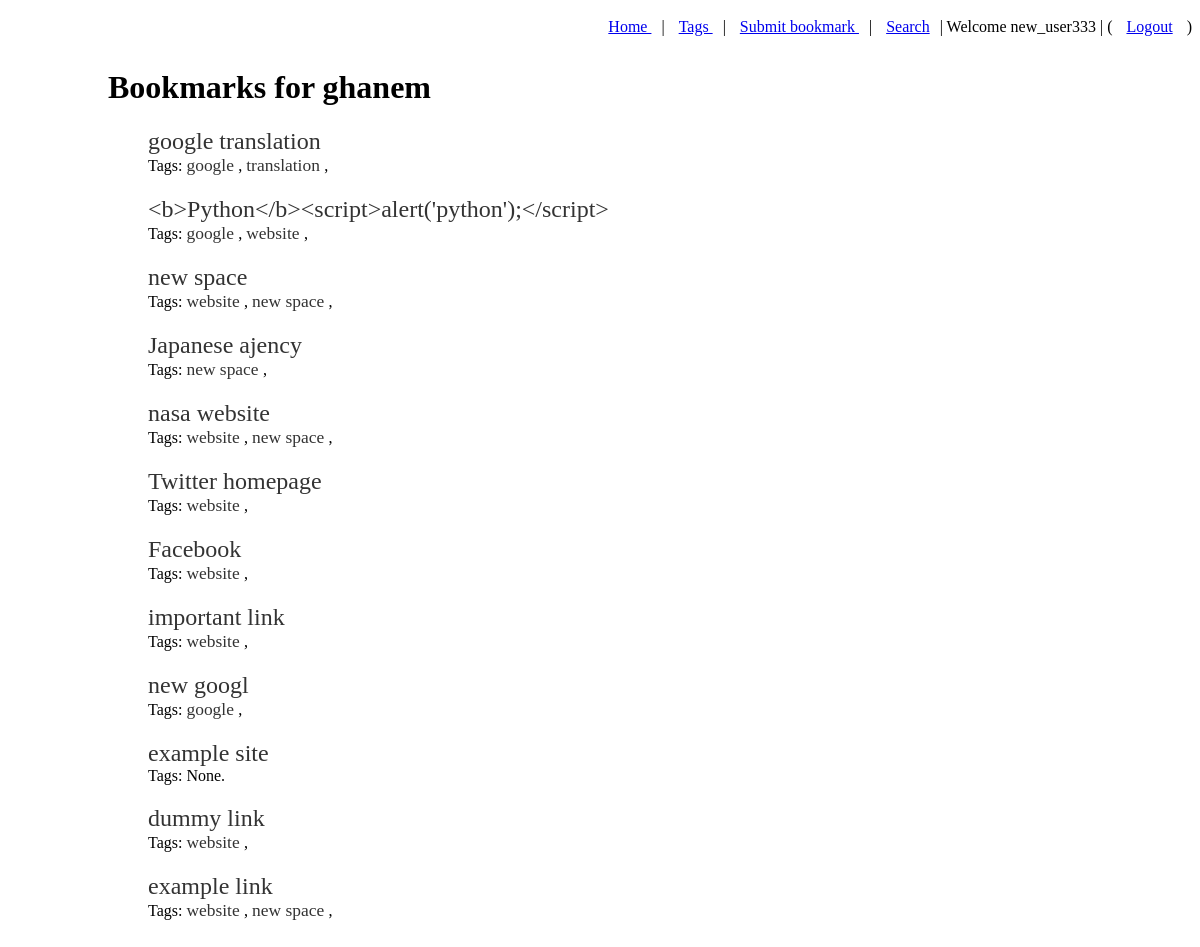
/user/ghanem/ (signed in), run on the app's committed database.
### bookmarks/models.py (models this page shows, shortened)
class Bookmark(models.Model):
    user = models.ForeignKey(User, related_name='bookmarks')
    link = models.ForeignKey(Link, related_name='link')
    title = models.CharField(max_length=200)

class Tag(models.Model):
    name = models.CharField(max_length = 64, unique = True)
    bookmarks = models.ManyToManyField(Bookmark, related_name='tags')

### bookmarks/views.py (the view)
# urls.py: url(r'^user/(\w+)/$', views.user_page, name='user_page'),
def user_page(request, username):
    user = get_object_or_404(User, username=username)
    bookmarks = user.bookmarks.order_by('-id')
    context = {
        'username':username,
        'bookmarks':bookmarks,
        'show_tags':True
    }
    return render(request,'bookmarks/user_page.html', context)

### bookmarks/templates/bookmarks/user_page.html (shortened to what this page needs)
{% extends "base.html" %}
{% block head %}
    Bookmarks for {{username}}
{% endblock head %}
{% block content %}
{% include "bookmarks/bookmark_list.html" %}
{% endblock content %}

### templates/base.html (shortened to what this page needs)
{% load staticfiles %}
<!DOCTYPE html>
<html lang="en">
<head>
    <link rel="stylesheet" href="{% static 'css/main.css' %}">
</head>
<body>
    <div id="nav">
        <a href="{% url 'home' %}">Home </a><span>|</span>
        <a href="{% url 'tags_page' %}">Tags </a><span>|</span>
        {% if user.is_authenticated %}
        <a href="{% url 'save' %}">Submit bookmark </a><span>|</span>
        <a href="{% url 'search_page' %}">Search</a><span>|</span>
        Welcome {{user.username}} <span>|</span>
        ( <a href="{% url 'logout' %}">Logout</a> )
        {% else %}
        <a href="{% url 'login' %}">Login </a><span>|</span>
        <a href="{% url 'signup' %}">Sign up</a>
        {% endif %}
    </div>
    <div class="container">
        <h1>{% block head %}{% endblock head %}</h1>
        {% block content %}{% endblock content %}
    </div>
</body>
</html>

### bookmarks/templates/bookmarks/bookmark_list.html (shortened to what this page needs)
{% if bookmarks %}
<ul class="bookmarks">
    {% for bookmark in bookmarks %}
    <li class="bookmark">
        <a target="_blank" href="{{bookmark.link.url}}" class="title">
            {{bookmark.title}}
        </a> <br>
        {% if show_tags %}
        Tags:
        {% if bookmark.tags.all %}
        <ul class="tags">
            {% for tag in bookmark.tags.all %}
            <li class="tag-name">
                <a href="{% url 'tag_page' tag.pk %}">
                    {{tag.name}}
                </a>
            </li> ,
            {% endfor %}
        </ul>
        {% else %}
        None.
        {% endif %}
        <br>
        {% endif %}
    </li>
    {% endfor %}
</ul>
{% else %}
<p>No bookmarks found</p>
{% endif %}

### static/css/main.css (style rules this page uses)
ul li { list-style: none; }
#nav { float: right; padding-top: 10px; }
#nav a { padding-right: 10px; padding-left: 10px; }
.container { padding-top: 40px; padding-right: 100px; padding-left: 100px; }
ul.tags, ul.tags li { display: inline; margin: 0; padding: 0; }
ul.tags { margin-top: 15px; }
.bookmark { padding-bottom: 20px; }
.title { font-size: 1.5em !important; }
.tag-name a, .title { text-decoration: none; font-size: 1.09em; color: #333333; }

### data on the page
Bookmark: title "google translation"
Tag: name "google"
Tag: name "translation"
Bookmark: title "<b>Python</b><script>alert('python');</script>"
Tag: name "website"
Bookmark: title "new space"
Tag: name "new space"
Bookmark: title "Japanese ajency"
Bookmark: title "nasa website"
Tag: name "website"
Bookmark: title "Twitter homepage"
Bookmark: title "Facebook"
Bookmark: title "important link"
Bookmark: title "new googl"
Bookmark: title "example site", shows "None."
Bookmark: title "dummy link"
Bookmark: title "example link"

### other printed values
{{ user.username }} "new_user333"
{{ username }} "ghanem"
